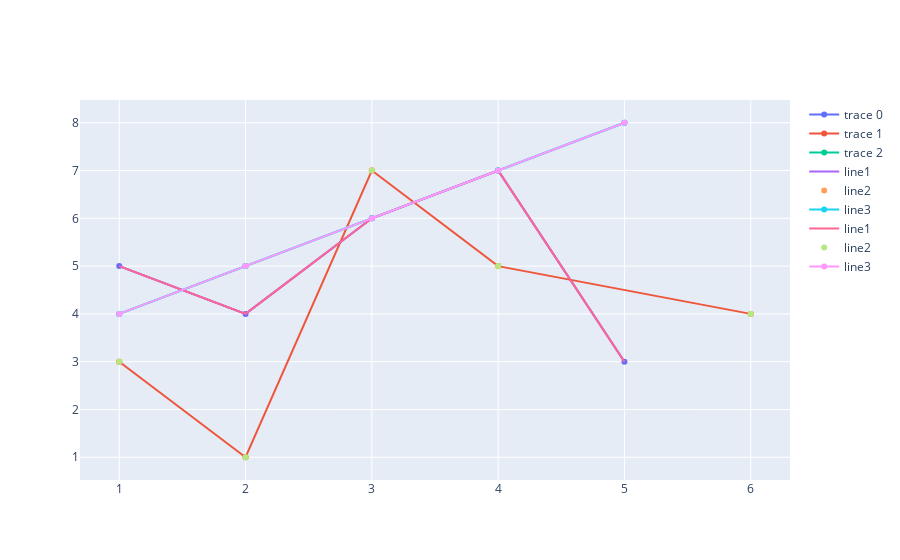

Here is the notebook cell this chart was saved with:
### Code cell
fig.add_trace(go.Scatter(x = x1, y = y1, name = "line1", mode = "lines"))
fig.add_trace(go.Scatter(x = x2, y = y2,name = "line2", mode = "markers"))
fig.add_trace(go.Scatter(x = x3, y = y3, name = "line3", mode = "lines+markers"))

fig.show()

### Figure 1 — Plotly figure (JSON) as saved in the notebook; plotly's stock layout.template omitted (floating-point values rounded to 4 significant figures)
{"data": [{"type": "scatter", "x": [1, 2, 3, 4, 5], "y": [5, 4, 6, 7, 3]}, {"type": "scatter", "x": [6, 4, 3, 2, 1], "y": [4, 5, 7, 1, 3]}, {"type": "scatter", "x": [1, 2, 3, 4, 5], "y": [4, 5, 6, 7, 8]}, {"mode": "lines", "name": "line1", "type": "scatter", "x": [1, 2, 3, 4, 5], "y": [5, 4, 6, 7, 3]}, {"mode": "markers", "name": "line2", "type": "scatter", "x": [6, 4, 3, 2, 1], "y": [4, 5, 7, 1, 3]}, {"mode": "lines+markers", "name": "line3", "type": "scatter", "x": [1, 2, 3, 4, 5], "y": [4, 5, 6, 7, 8]}, {"mode": "lines", "name": "line1", "type": "scatter", "x": [1, 2, 3, 4, 5], "y": [5, 4, 6, 7, 3]}, {"mode": "markers", "name": "line2", "type": "scatter", "x": [6, 4, 3, 2, 1], "y": [4, 5, 7, 1, 3]}, {"mode": "lines+markers", "name": "line3", "type": "scatter", "x": [1, 2, 3, 4, 5], "y": [4, 5, 6, 7, 8]}], "layout": {}}
